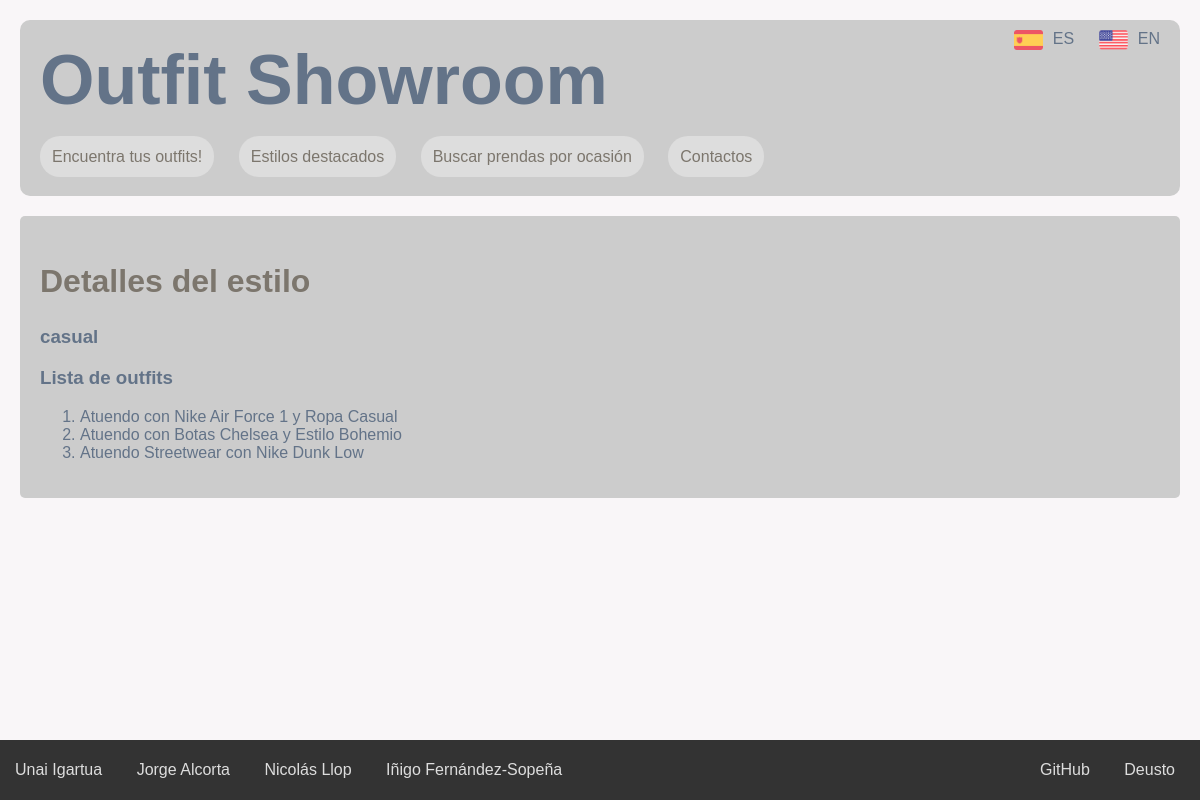
Before: /estilo/1 with the older database file.
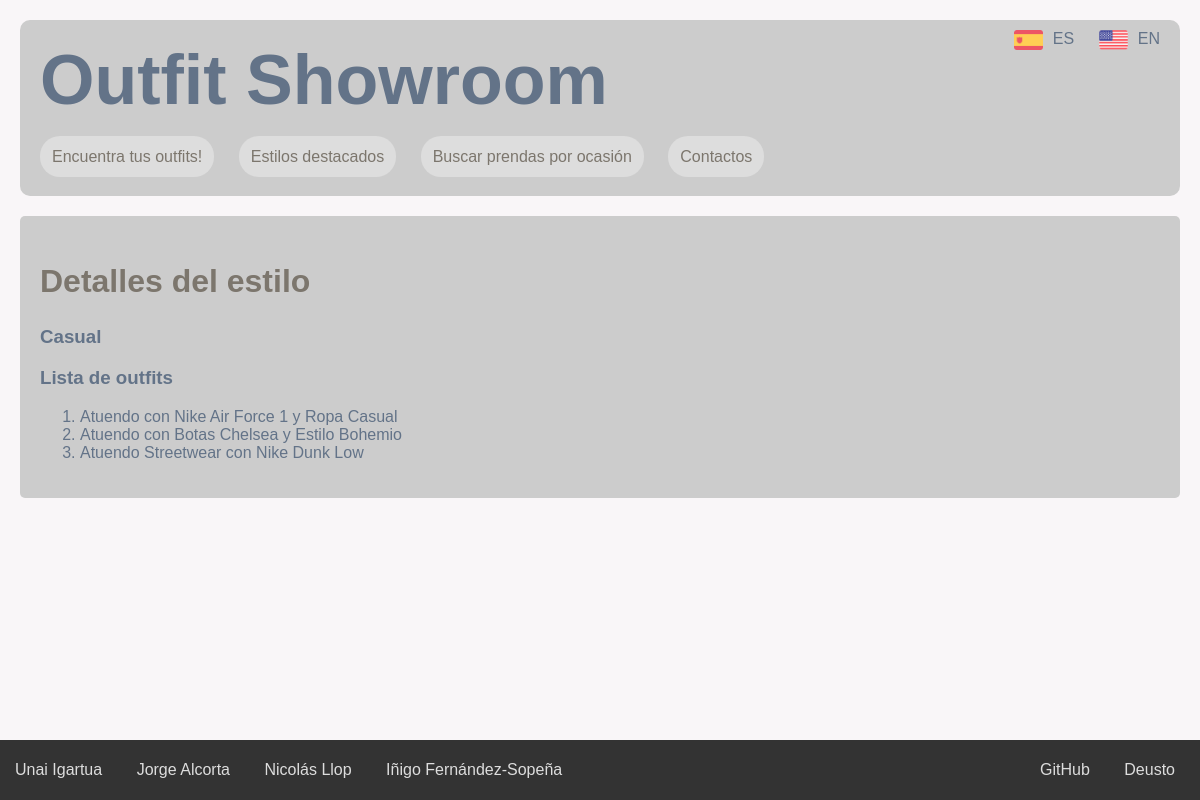
After: the same page with the newer database file.
### appOutfitShowroom/models.py (models this page shows, shortened)
class Estilo(models.Model):
    def get_nombre(self):
        return self.nombre_en if get_language() == 'en' else self.nombre
    nombre = models.CharField(max_length=50)
    nombre_en = models.CharField(max_length=50, blank=True)

### appOutfitShowroom/views.py (the view)
# urls.py: path('estilo/<int:pk>', views.EstiloDetailView.as_view(), name='detalle_estilo')
class EstiloDetailView(DetailView):
    model = Estilo
    template_name = "estilo.html"
    def get_context_data(self, **kwargs):
        context = super(EstiloDetailView, self).get_context_data(**kwargs)
        context['titulo_pagina'] = 'Detalles del estilo'
        return context

### appOutfitShowroom/models.py (called while the page is built)
    def get_nombre(self):
        return self.nombre_en if get_language() == 'en' else self.nombre

### appOutfitShowroom/templates/estilo.html
{% extends "base.html" %}
{% load static %}
{%load i18n%}
{% block contenido %}
<h2>{% trans "Detalles del estilo" %}</h2>
{% if estilo %}
    <h3>{{ estilo.get_nombre}}</h3>
	<h3>{% trans "Lista de outfits" %}</h3>
	{% if estilo.outfit_set.all %}
		<ol>
		{% for o in estilo.outfit_set.all %}
			<li>
				<a href="{% url 'detalle_outfit' o.id %}">{{ o.get_nombre}}</a>
			</li>
		{% endfor %}
		</ol>
	{% else %}
		<p>{% trans "No tiene outfits asociados." %}</p>
	{% endif %}
{% else %}
    <p>{% trans "No existe este estilo." %}</p>
{% endif %}
{% endblock %}

Changed rows visible on the page:
changed Estilo: get_nombre "casual" → "Casual"
